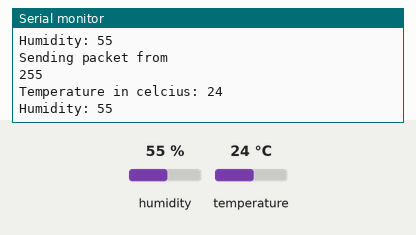
This sketch was run on a simulated Arduino Uno, built for the host (arithmetic inside an expression is 32-bit, double 64-bit). On the bench: the last lines printed to the serial monitor. The test bench sets the inputs (shaded band); at power-on: humidity 55 %, temperature 24 °C. No radio packets arrive unless stated.

Above: at 6.9 s.
7.0 s: humidity set to 22 %
At 10.3 s:
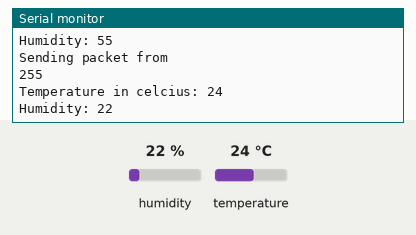
11.6 s: temperature set to 12 °C
At 13.2 s:
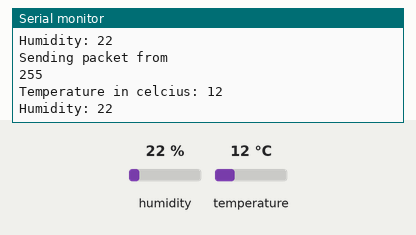
16.2 s: humidity set to 40 %
At 19.1 s:
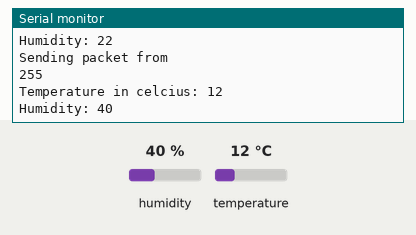
Timing chart, 0 to 20.6 s (numbered marks = the images above; inputs shaded):
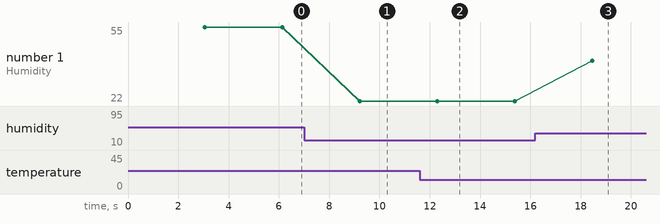

Measured:
- after the input at 7.0 s, the serial monitor: prints a new line after 2.2 s (image 1)
- after the input at 11.6 s, the serial monitor: prints a new line after 0.69 s (image 2)
- after the input at 16.2 s, the serial monitor: prints a new line after 2.3 s (image 3)
- plotted number 1: 55 → 22 after the input at 7.0 s, 22 → 40 after the input at 16.2 s

The sketch:

Lora_node.ino
```cpp
#include <SPI.h>
#include <LoRa.h>
#include "DHT.h"

byte buff[2];

byte id = 0xFF;     // address of this node

#define DHTPIN 4
#define DHTTYPE DHT11

#define SCK     5    // GPIO5  -- SX1278's SCK
#define MISO    19   // GPIO19 -- SX1278's MISO
#define MOSI    27   // GPIO27 -- SX1278's MOSI
#define SS      18   // GPIO18 -- SX1278's CS
#define RST     14   // GPIO14 -- SX1278's RESET
#define DI0     26   // GPIO26 -- SX1278's IRQ(Interrupt Request)

DHT dht(DHTPIN, DHTTYPE);

void setup() {
  Serial.begin(9600);
  while (!Serial);

  Serial.println("LoRa Sender and DHT11 Sensor");

  SPI.begin(SCK, MISO, MOSI, SS);
  LoRa.setPins(SS, RST, DI0);
  dht.begin();

  if (!LoRa.begin(866E6)) {
    Serial.println("Starting LoRa failed!");
    while (1);
  }
}

void loop() {
  delay(3000);
  Serial.println("Sending packet from ");
  uint8_t hum = dht.readHumidity();
  // Read temperature as Celsius (the default)
  uint8_t temp = dht.readTemperature();

  buff[0] = temp;
  buff[1] = hum;
  buff[2] = id;

  Serial.println(id);
  Serial.print("Temperature in celcius: ");
  Serial.println(temp);
  Serial.print("Humidity: ");
  Serial.println(hum);

  // send packet
  LoRa.beginPacket();
  LoRa.write(buff, sizeof(buff));
  LoRa.endPacket();

  for (int i = 0; i > 4; i++) {
    Serial.println(buff[i]);
  }
}
```
